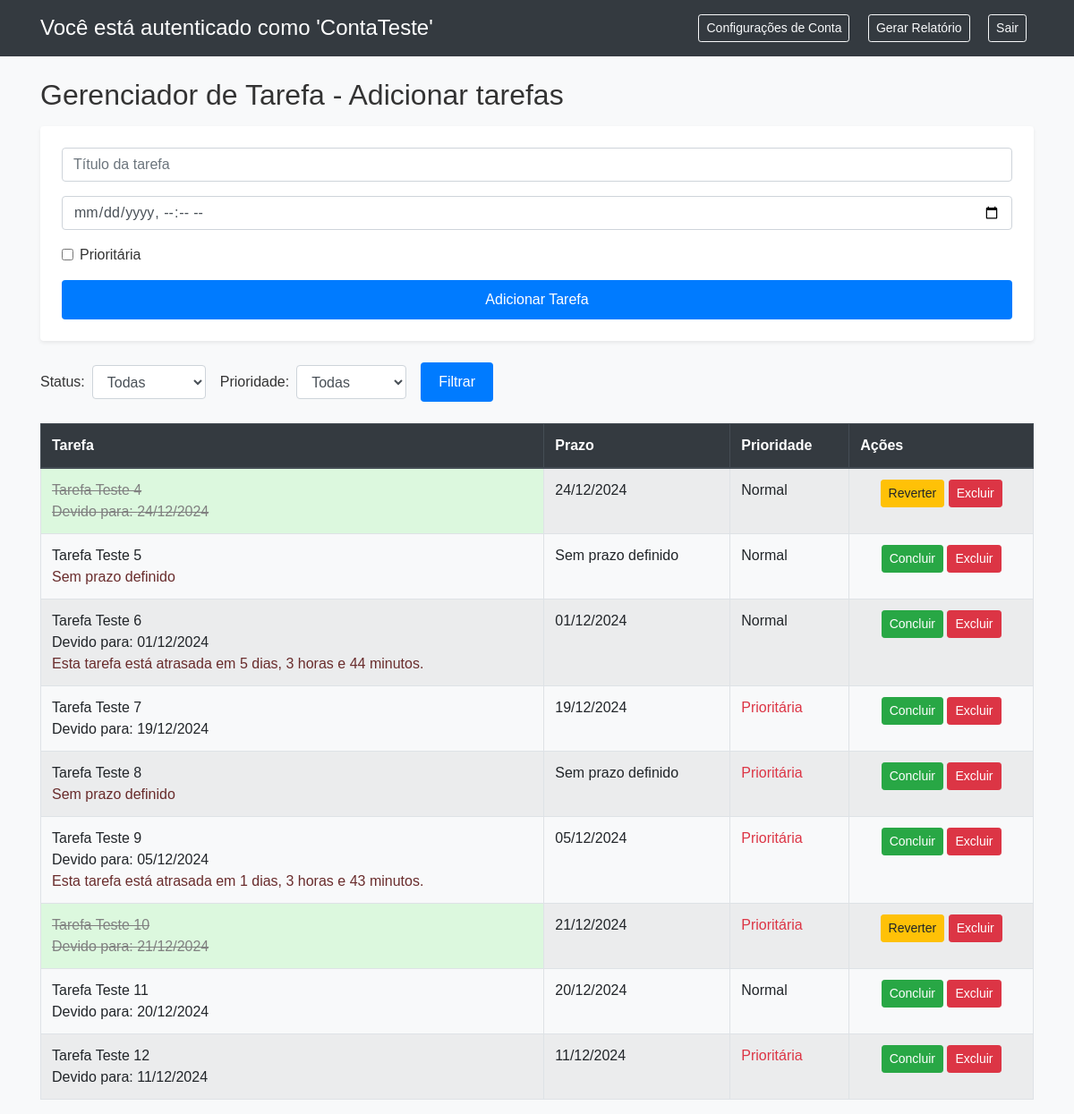
Screenshot of / (signed in) with the database file from the repository.
### app.py (models this page shows, shortened)
class User(db.Model):
    id = db.Column(db.Integer, primary_key=True)
    username = db.Column(db.String(80), unique=True, nullable=False)
    password = db.Column(db.String(120), nullable=False)

class Task(db.Model):
    id = db.Column(db.Integer, primary_key=True)
    title = db.Column(db.String(120), nullable=False)
    completed = db.Column(db.Boolean, default=False)
    due_date = db.Column(db.DateTime, nullable=True)
    user_id = db.Column(db.Integer, db.ForeignKey('user.id'), nullable=False)
    priority = db.Column(db.Boolean, default=False)
    completed_at = db.Column(db.DateTime, nullable=True)

### app.py (the view)
@app.route('/')
def home():
    if 'user_id' not in session:
        return redirect(url_for('login'))
    user = User.query.get(session['user_id'])
    filter_completed = request.args.get('filter_completed')
    filter_priority = request.args.get('filter_priority')
    tasks_query = Task.query.filter_by(user_id=session['user_id'])
    if filter_completed == '1':
        tasks_query = tasks_query.filter_by(completed=True)
    elif filter_completed == '0':
        tasks_query = tasks_query.filter_by(completed=False)
    if filter_priority == '1':
        tasks_query = tasks_query.filter_by(priority=True)
    tasks = tasks_query.all()
    br_tz = pytz.timezone('America/Sao_Paulo')
    now = datetime.now(br_tz)
    for task in tasks:
        if task.completed_at:
            task.completed_at = task.completed_at.astimezone(br_tz).strftime('%d/%m/%Y %H:%M:%S')
        if task.due_date:
            due_date_obj = task.due_date.astimezone(br_tz)
            task.due_date = due_date_obj.strftime('%d/%m/%Y')
            if due_date_obj < now:
                delay = now - due_date_obj
                delay_days = delay.days
                delay_hours, remainder = divmod(delay.seconds, 3600)
                delay_minutes, delay_seconds = divmod(remainder, 60)
                task.delay_message = f"Esta tarefa está atrasada em {delay_days} dias, {delay_hours} horas e {delay_minutes} minutos."
                task.days_remaining = None
            else:
                task.days_remaining = (due_date_obj - now).days
                task.delay_message = None
        else:
            task.days_remaining = None
            task.delay_message = "Sem prazo definido"
    return render_template('home.html', tasks=tasks, user=user)

### templates/home.html (shortened to what this page needs)
<!DOCTYPE html>
<html lang="pt-BR">
<head>
    <link href="https://stackpath.bootstrapcdn.com/bootstrap/4.5.2/css/bootstrap.min.css" rel="stylesheet">
    <link rel="stylesheet" href="{{ url_for('static', filename='styles.css') }}">
</head>
<body style="background-color: #f8f9fa;">
    <header class="bg-dark text-white p-3 mb-4">
        <div class="container d-flex justify-content-between align-items-center">
            <h1 style="color: rgb(255, 255, 255);" class="h4 mb-0">Você está autenticado como '{{ user.username }}'</h1>
            <div>
                <a href="{{ url_for('account_settings') }}" class="btn btn-outline-light btn-sm mx-2">Configurações de Conta</a>
                <a href="{{ url_for('report') }}" class="btn btn-outline-light btn-sm mx-2">Gerar Relatório</a>
                <a href="{{ url_for('logout') }}" class="btn btn-outline-light btn-sm mx-2">Sair</a>
            </div>
        </div>
    </header>
    <div class="container mb-4">
        <h2 class="mb-3">Gerenciador de Tarefa - Adicionar tarefas</h2>
        <form action="{{ url_for('add_task') }}" method="POST" class="bg-white p-4 rounded shadow-sm">
            <div class="form-group">
                <input type="text" class="form-control" name="title" placeholder="Título da tarefa" required>
            </div>
            <div class="form-group">
                <input type="datetime-local" class="form-control" name="due_date">
            </div>
            <div class="form-group form-check">
                <input type="checkbox" class="form-check-input" name="priority">
                <label class="form-check-label">Prioritária</label>
            </div>
            <button type="submit" class="btn btn-primary btn-block">Adicionar Tarefa</button>
        </form>
    </div>
    <div class="container mb-4">
        <form method="get" action="{{ url_for('home') }}" class="form-inline">
            <div class="form-group mr-3">
                <label for="filter_completed" class="mr-2">Status:</label>
                <select name="filter_completed" class="form-control">
                    <option value="">Todas</option>
                </select>
            </div>
            <div class="form-group mr-3">
                <label for="filter_priority" class="mr-2">Prioridade:</label>
                <select name="filter_priority" class="form-control">
                    <option value="">Todas</option>
                </select>
            </div>
            <button type="submit" class="btn btn-secondary">Filtrar</button>
        </form>
    </div>
    <div class="container">
        {% if tasks %}
            <table class="table table-striped table-bordered">
                <thead class="thead-dark">
                    <tr>
                        <th>Tarefa</th>
                        <th>Prazo</th>
                        <th>Prioridade</th>
                        <th>Ações</th>
                    </tr>
                </thead>
                <tbody>
                    {% for task in tasks %}
                        <tr>
                            <td class="task-description" {% if task.completed %}style="text-decoration: line-through; color: gray; background-color: rgb(220, 248, 222);"{% endif %}>
                                {{ task.title }}
                                {% if task.due_date %}
                                    <div>Devido para: {{ task.due_date }}</div>
                                {% else %}
                                <div style="color: rgb(40, 194, 117);"></div>
                                {% endif %}
                                {% if task.delay_message %}
                                    <div style="color: rgb(105, 44, 44);">{{ task.delay_message }}</div>
                                {% endif %}
                            </td>
                            <td>
                                {% if task.due_date %}
                                    {{ task.due_date }}
                                {% else %}
                                    Sem prazo definido
                                {% endif %}
                            </td>
                            <td>
                                {% if task.priority %}
                                    <span class="text-danger">Prioritária</span>
                                {% else %}
                                    Normal
                                {% endif %}
                            </td>
                            <td class="text-center">
                                {% if not task.completed %}
                                    <form action="{{ url_for('complete_task', task_id=task.id) }}" method="POST" style="display:inline;">
                                        <button class="btn btn-success btn-sm">Concluir</button>
                                    </form>
                                {% else %}
                                    <form action="{{ url_for('revert_task', task_id=task.id) }}" method="POST" style="display:inline;">
                                        <button class="btn btn-warning btn-sm">Reverter</button>
                                    </form>
                                {% endif %}
                                <form id="delete-form-{{ task.id }}" action="{{ url_for('delete_task', task_id=task.id) }}" method="POST" style="display:inline;">
                                    <button class="btn btn-danger btn-sm" onclick="confirmDelete('{{ task.id }}')">Excluir</button>
                                </form>
                            </td>
                        </tr>
                    {% endfor %}
                </tbody>
            </table>
        {% else %}
            <p>Você não tem tarefas no momento.</p>
        {% endif %}
    </div>
</body>
</html>

### static/styles.css (style rules this page uses)
* { margin: 0; padding: 0; box-sizing: border-box; }
body { font-family: Arial, sans-serif; background-color: #f4f4f4; color: #333; }
header { background-color: #007BFF; color: white; padding: 10px 20px; display: flex; justify-content: space-between; align-items: center; }
table { width: 100%; border-collapse: collapse; margin-top: 20px; }
table th, table td { padding: 12px; text-align: left; border-bottom: 1px solid #ddd; }
table th { background-color: #007BFF; color: white; }
table td button { padding: 6px 12px; background-color: #f0f0f0; border: 1px solid #ccc; border-radius: 4px; cursor: pointer; }
button[type="submit"], button[type="button"] { background-color: #007BFF; color: white; border: none; padding: 10px 20px; font-size: 16px; border-radius: 4px; cursor: pointer; }
h1, h2, h3 { color: #333; }
a { color: #007BFF; text-decoration: none; }

### rows the page displays
User: username "ContaTeste"
Task: title "Tarefa Teste 4", due_date "24/12/2024", priority "Normal"
Task: title "Tarefa Teste 5", delay_message "Sem prazo definido", priority "Normal"
Task: title "Tarefa Teste 6", due_date "01/12/2024", delay_message "Esta tarefa está atrasada em 5 dias, 3 horas e 44 minutos.", priority "Normal"
Task: title "Tarefa Teste 7", due_date "19/12/2024", priority "Prioritária"
Task: title "Tarefa Teste 8", delay_message "Sem prazo definido", priority "Prioritária"
Task: title "Tarefa Teste 9", due_date "05/12/2024", delay_message "Esta tarefa está atrasada em 1 dias, 3 horas e 43 minutos.", priority "Prioritária"
Task: title "Tarefa Teste 10", due_date "21/12/2024", priority "Prioritária"
Task: title "Tarefa Teste 11", due_date "20/12/2024", priority "Normal"
Task: title "Tarefa Teste 12", due_date "11/12/2024", priority "Prioritária"
